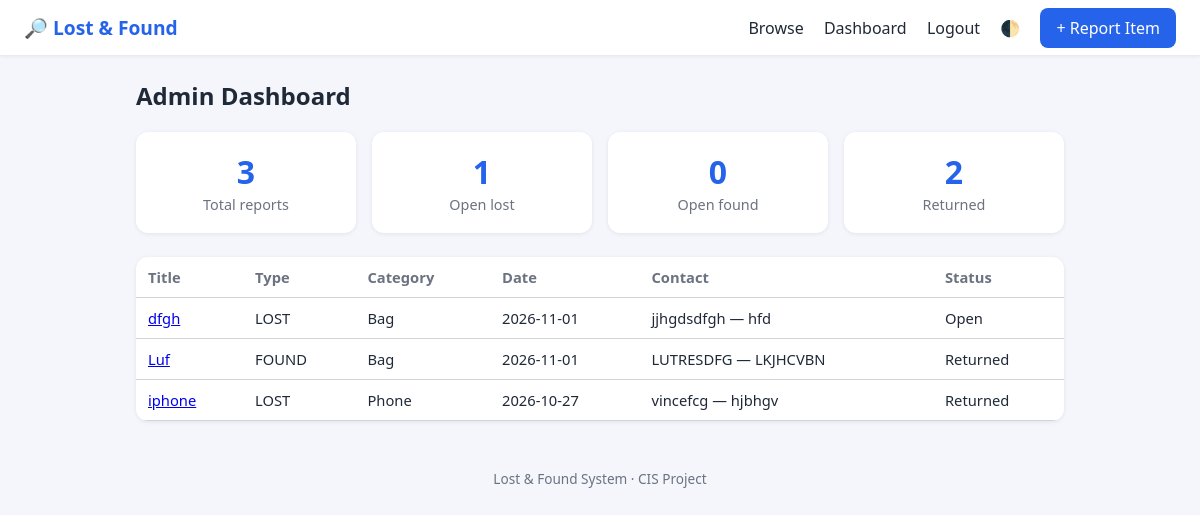
/admin (signed in), run on the app's committed database.
### tables this page shows
CREATE TABLE items (
        id INTEGER PRIMARY KEY AUTOINCREMENT,
        title TEXT NOT NULL,
        description TEXT,
        type TEXT NOT NULL CHECK (type IN ('lost','found')),
        category_id INTEGER NOT NULL,
        location TEXT,
        date_reported TEXT DEFAULT CURRENT_DATE,
        contact_name TEXT NOT NULL,
        contact_info TEXT NOT NULL,
        resolved INTEGER DEFAULT 0, photo TEXT,
        FOREIGN KEY (category_id) REFERENCES categories(id)
    );

CREATE TABLE categories (
        id INTEGER PRIMARY KEY AUTOINCREMENT,
        name TEXT NOT NULL UNIQUE
    );

### app.py (the view)
@app.route("/admin")
def admin():
    if not session.get("admin"):
        return redirect(url_for("login"))
    db = get_db()
    stats = {
        "total":    db.execute("SELECT COUNT(*) FROM items").fetchone()[0],
        "lost":     db.execute("SELECT COUNT(*) FROM items WHERE type='lost' AND resolved=0").fetchone()[0],
        "found":    db.execute("SELECT COUNT(*) FROM items WHERE type='found' AND resolved=0").fetchone()[0],
        "returned": db.execute("SELECT COUNT(*) FROM items WHERE resolved=1").fetchone()[0],
    }
    items = db.execute(
        """SELECT items.*, categories.name AS category FROM items
           JOIN categories ON items.category_id = categories.id
           ORDER BY items.id DESC"""
    ).fetchall()
    return render_template("admin.html", stats=stats, items=items)

### app.py (called while the page is built)
def get_db():
    if "db" not in g:
        g.db = sqlite3.connect(DB)
        g.db.row_factory = sqlite3.Row
    return g.db

@app.context_processor
def inject_admin():
    return {"is_admin": session.get("admin", False)}

### templates/admin.html
{% extends "base.html" %}
{% block content %}
<h2>Admin Dashboard</h2>
<div class="stats">
  <div class="stat"><b>{{ stats.total }}</b><span>Total reports</span></div>
  <div class="stat"><b>{{ stats.lost }}</b><span>Open lost</span></div>
  <div class="stat"><b>{{ stats.found }}</b><span>Open found</span></div>
  <div class="stat"><b>{{ stats.returned }}</b><span>Returned</span></div>
</div>
<table class="table">
  <tr>
    <th>Title</th><th>Type</th><th>Category</th><th>Date</th><th>Contact</th><th>Status</th>
  </tr>
  {% for i in items %}
  <tr>
    <td><a href="{{ url_for('item', item_id=i.id) }}">{{ i.title }}</a></td>
    <td>{{ i.type|upper }}</td>
    <td>{{ i.category }}</td>
    <td>{{ i.date_reported }}</td>
    <td>{{ i.contact_name }} — {{ i.contact_info }}</td>
    <td>{{ 'Returned' if i.resolved else 'Open' }}</td>
  </tr>
  {% endfor %}
</table>
{% endblock %}

### static/style.css (style rules this page uses)
:root { --blue:#2563eb; --bg:#f4f6fb; --text:#1f2937; --muted:#6b7280; --card:#ffffff; --border:#d1d5db; }
* { box-sizing: border-box; }
body { margin:0; font-family: system-ui, Arial, sans-serif; background:var(--bg); color:var(--text); }
.stats { display:grid; grid-template-columns:repeat(auto-fit, minmax(150px,1fr)); gap:16px; margin-bottom:24px; }
.stat { background:var(--card); padding:18px; border-radius:12px; box-shadow:0 1px 4px rgba(0,0,0,.08); text-align:center; }
.stat b { display:block; font-size:2rem; color:var(--blue); }
.stat span { color:var(--muted); font-size:.9rem; }
.table { width:100%; border-collapse:collapse; background:var(--card); border-radius:12px; overflow:hidden; box-shadow:0 1px 4px rgba(0,0,0,.08); }
.table th, .table td { padding:10px 12px; text-align:left; border-bottom:1px solid var(--border); font-size:.92rem; }
.table th { color:var(--muted); }

### data on the page
items: title "dfgh", type "LOST", category "Bag", date_reported "2026-11-01", contact_name "jjhgdsdfgh", contact_info "hfd", resolved "Open"
items: title "Luf", type "FOUND", category "Bag", date_reported "2026-11-01", contact_name "LUTRESDFG", contact_info "LKJHCVBN", resolved "Returned"
items: title "iphone", type "LOST", category "Phone", date_reported "2026-10-27", contact_name "vincefcg", contact_info "hjbhgv", resolved "Returned"

### other printed values
{{ stats.total }} "3"
{{ stats.lost }} "1"
{{ stats.found }} "0"
{{ stats.returned }} "2"
